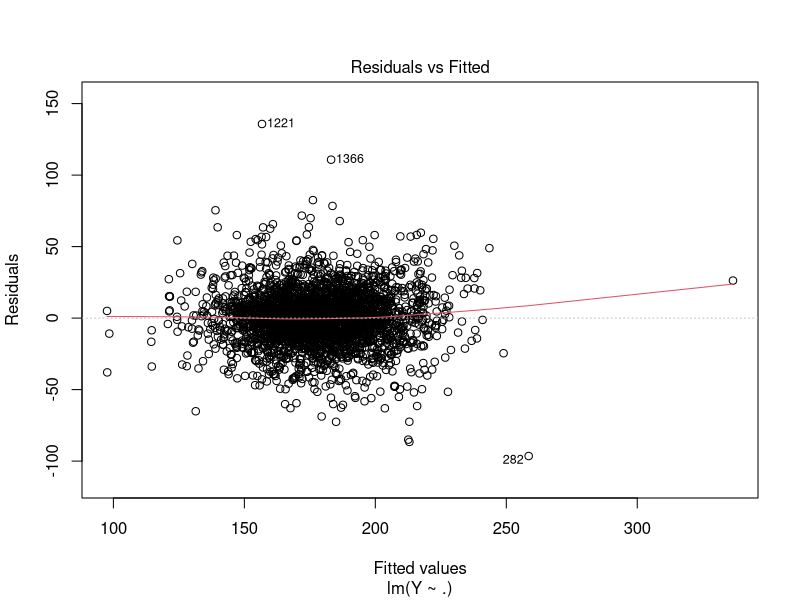
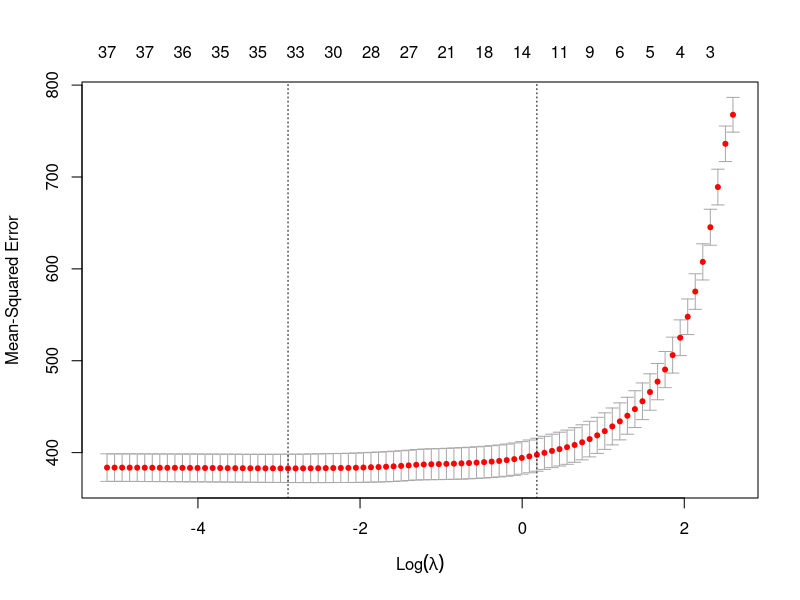
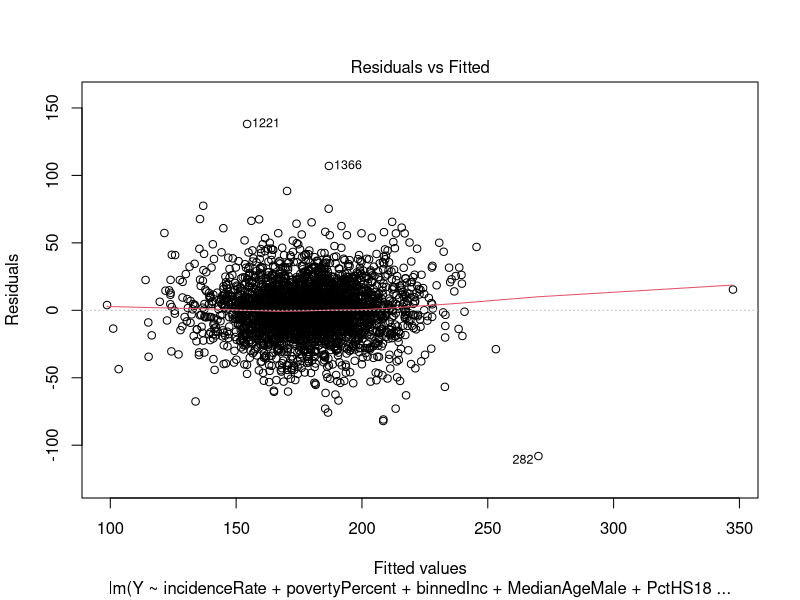
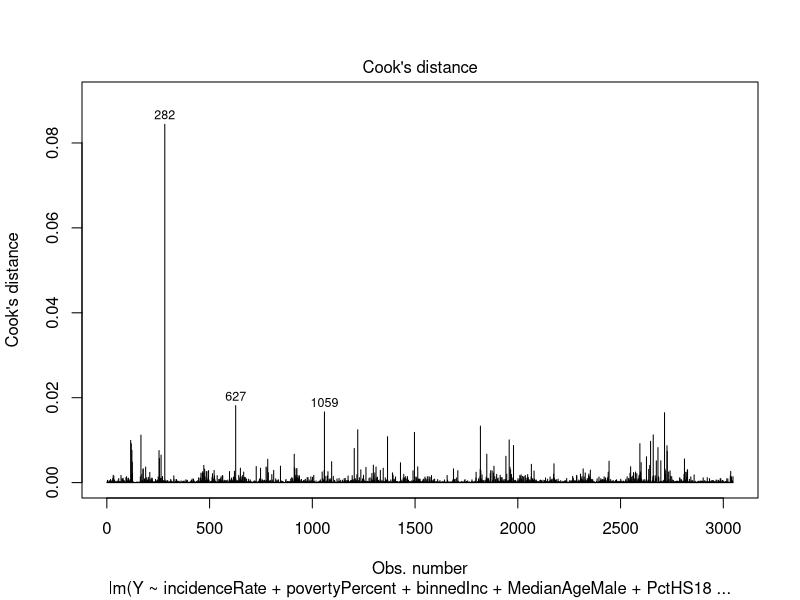
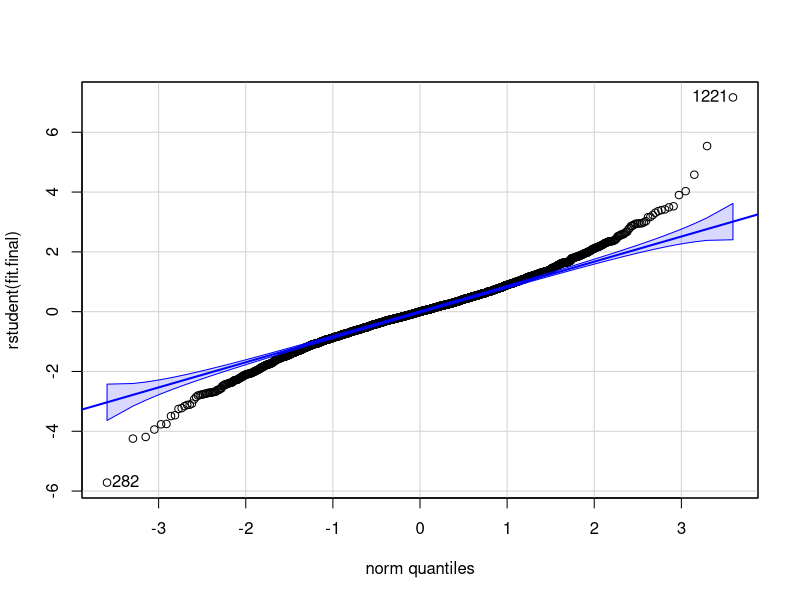

Source code (R) for these figures, in order: (Note: this script raises an error after producing the figures.)
###################### 
# Cancer Regression Model
# Grant Gasser
# Fall 2018
#####################

#read data
dat <- read.csv('../Final/cancer.csv', header=T)

#3047 observations (counties), 33 variables (likely too many predictors here)
dim(dat)

#what kind of variables do we have?
str(dat)

#binnedInc and Geography are both categorical/factor variables
#You can also see some NA values, let's address those

#NOTE: each observation has a unique value for Geography because each observation is a different county
#this acts as a categorical variable. Thus, when fitting a model, the function will choose a Y value exactly
#the same as the observed Y value when it sees a particular county (basically overfitting on steroids)

#remove Geography from set and store in variable
geo <- dat$Geography
dat$Geography <- NULL

#Which columns have NA and how many do they have?
NAcol = which(colSums(is.na(dat)) > 0)
sort(colSums(sapply(dat[NAcol], is.na)), decreasing = TRUE)

#the lm function removes observations where there is NA
#with 3047 observations, there are too many NA values in PctSomeCol18_24
#and PctPrivateCoverageAlone

#Since we have over 30 variables, it does not seem too reckless to these 3 variables
#Time permitting, come back and fit a model including these variables and their NA's
dat <- dat[,-NAcol]

#before fitting a model, it is worth checking for linearity among the variables
#takes a couple minutes
#library(GGally)
#ggpairs(dat)

#there are too many variables to check for linearity right now, will look after
#doing model selection

#We are trying to predict deathRate (the "response" variable), set as Y
Y <- dat$deathRate
dat$deathRate <- NULL

#Lets first try to fit a multiple linear regression model
fit <- lm(Y ~ ., data=dat)
summary(fit)

#we will check to see if a linear model will be good
plot(fit, which=1)

#constant variance and linearity looks good here, although there is a weird outlier
#on the right of the plot that throws off the red line


### Multicollinearity and Model Selection ###
#If variables are multicollinear or dependent in any way, we want to remove one of them.
#We want to have fewer variables in the model to have more degrees of freedom and prevent
#overfitting

#Will check for multicollinearity (variables with high VIF (> 10) are redundant, the information they have
#is captured in other variables)
library(car)
vif(fit)

#Remove avgDeathsPerYear, highest at 31.6
fit <- lm(Y ~ . -avgDeathsPerYear, data=dat)
vif(fit)

#avgDeathsPerYear was multicollinear with popEst2015 (popEst2015 went from 26 to 8)

#Remove PctPublicCoverage, highest at 23.8
fit <- lm(Y ~ . -avgDeathsPerYear -PctPublicCoverage, data=dat)
vif(fit)

#binnedInc is the highest, but it is a factor/categorical variable so that is OK
#Remove medIncome at 15.2
fit <- lm(Y ~ . -avgDeathsPerYear -PctPublicCoverage -medIncome, data=dat)
vif(fit)

#Remove PctPrivateCoverage at 12.8
fit <- lm(Y ~ . -avgDeathsPerYear -PctPublicCoverage -medIncome -PctPrivateCoverage, data=dat)
vif(fit)

#Everything now below 10, so removed the severe multicollinearity, will rely on new methods
#to remove more variables

#We will use the Lasso method to remove variables and select a model

#preprocess data for glmnet function
dat$binnedInc <- as.factor(dat$binnedInc)
dat.lasso <-  model.matrix(Y~.,data=dat)
dim(dat.lasso)

#Fit a linear lasso model
library(glmnet)
fit.lasso <-  cv.glmnet(x=dat.lasso,y=Y,alpha=1,nfolds=5)

#Lasso shows that a lambda just below 0 and 1SD from mean has low MSE and ~15 variables
plot(fit.lasso)

#Look at the variables Lasso gives
#NOTE: they sometimes change each time the lasso model is fit
coef(fit.lasso, s='lambda.1se', exact=T)

#PctPrivateCoverage had multicollinearity with other vars so we will not use that, otherwise
#we will use the remaining variables

#Fit a linear model with the variables provided by Lasso
fit.final <- lm(Y ~ incidenceRate + povertyPercent + binnedInc + MedianAgeMale + PctHS18_24
                        + PctBachDeg25_Over + PctUnemployed16_Over + PctPublicCoverageAlone + PctOtherRace
                        + PctMarriedHouseholds + BirthRate, data=dat)
summary(fit.final)

#all good, povertyPercent is a bit high; that info is likely captured in binnedInc or the variables relating
#to education levels
vif(fit.final)


### OUTLIER ANALYSIS ###
plot(fit.final, which=1) #1221, 1366, 282, and point on right of plot

#Outliers wrp to Y: #1221, 1366, 282, 1497
outlierTest(fit.final)

#Outliers wrp to X:
dat.tmp = data.frame(fitted.values = fit.final$fitted.values, residuals = rstudent(fit.final))

n = nrow(dat.tmp)
p = length(coef(fit.final))

#Outliers wrp to X: many
hii <- hatvalues(fit.final)
names(which(hii>2*p/n))

#Now look at which points have the most influence on the model

#Influential Points
influ <- dffits(fit.final)
names(which(abs(influ) >  2*sqrt(p/n)))

#lots of influential points, look at Cook's distance to see which are most influential

#Cook's Distance: 282 the most, 627, 1059 
#282 outlier wrp to X and Y, 627 and 1059 outliers wrp to X
plot(fit.final, which = 4)

#REMEDIAL MEASURE: We could look further into these data points. If they are erroneous, we could remove them.
#If not, we could use robust regression and weight the outlying cases with weights 
#inversely proportional to the residual

### TESTING ASSUMPTIONS ###
#Linear regression models have the following assumptions that need to be check

#Assuming the residuals or observed errors of the model are normally distributed
qqPlot(rstudent(fit.final)) #looks like they are certainly not

shapiro.test(rstudent(fit.final))

#With shapiro test, we reject H0: that the residuals are normal

#REMEDIAL MEASURE: since we do not have normality, we could try to transform the response variable
#We could also remove outlying cases if the situation allows for that (context-dependent)

#Assuming residuals are independent
library(lmtest)
dwtest(fit.final) 
bgtest(fit.final)

#Both tests: Enough evidence to suggest the residuals are not independently distributed (because of spatial data?)

#REMEDIAL MEASURE: remove outliers (if possible), check if data collect in time, if so -> time series
#likely not indpedent because of spatial data
#this may suggest a linear model is not appropriate or an important predictor variable is missing
plot(geo, Y)

#Assuming residuals have constant variance
bptest(fit.final)

#Enough evidence to suggest residuals do not have constant variance

#REMEDIAL MEASURE: remove outliers (if possible), try weighted least squares, which is is applying more weight
#to observations with less variance and vice versa (inverse relationship)


### PREDICTION ON NEW VALUE ###
newX <- data.frame(incidenceRate=445, povertyPercent=15, binnedInc='(45201, 48021.6]', MedianAgeMale=35, 
                   PctHS18_24=13, PctBachDeg25_Over=16.5, PctUnemployed16_Over=9.5, PctPublicCoverageAlone=18, 
                   PctOtherRace=1.2, PctMarriedHouseholds=42, BirthRate=4.5)
newX

predict(fit.final, newX, interval="prediction", level=.95)

mean(Y)

#The model predicts a deathRate of 171 for this county, not far below the mean deathRate


### EVALUATE MODEL ###
y.hat <- predict(fit.final)
res <- as.numeric(Y-y.hat)
mse <- sum(res^2)/(n-p) #Mean Squared Error: 379.6
mse

#What would happen if we couldn't collect data for incidenceRate?
fit.without <- lm(Y ~ + povertyPercent + binnedInc + MedianAgeMale + PctHS18_24
                + PctBachDeg25_Over + PctUnemployed16_Over + PctPublicCoverageAlone + PctOtherRace
                + PctMarriedHouseholds + BirthRate, data=dat)
summary(fit.without)

#Note: Adj R^2 decreased significantly from .51 to .38. This model is thus not as useful as one including incidenceRate.

y.hat.2 <- predict(fit.without)
res.2 <- as.numeric(Y-y.hat.2)
mse.2 <- sum(res.2^2)/(n-p-1)
mse.2 #480.7, mean squared error increased as well, meaning our model is less accurate without incidenceRate.

### SUMMARY ###
#Overall, the model is useful. Good is subjective and may not be the right word. The outliers pose a concern
# and are likely the culprits of the violated assumptions. The nonindependence is concerning as well and may have to do
#with the fact that the nature of the data is spatial.

#Of the three variables that are difficult to collect, I would suggest focusing on incidenceRate. avgDeathsPerYear had 
#multicollinearity with other variables and avgAnnCount was removed by Lasso. We can still have a good model with just
#using incidenceRate out of those three. Not using incidenceRate gave an inferior model as evidenced by Adj R^2 and MSE.

#The prediction is fairly reliable since it is at the 95% level. There is a 95% probability another observation
#with the same values will be in this range. 5% probability it won't be.


